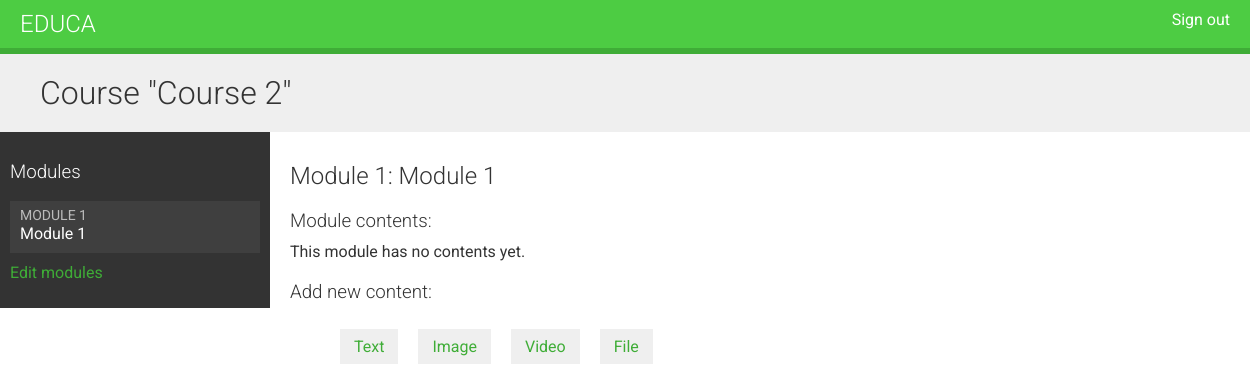
The page /course/module/5/ (signed in) on the database as committed earlier.
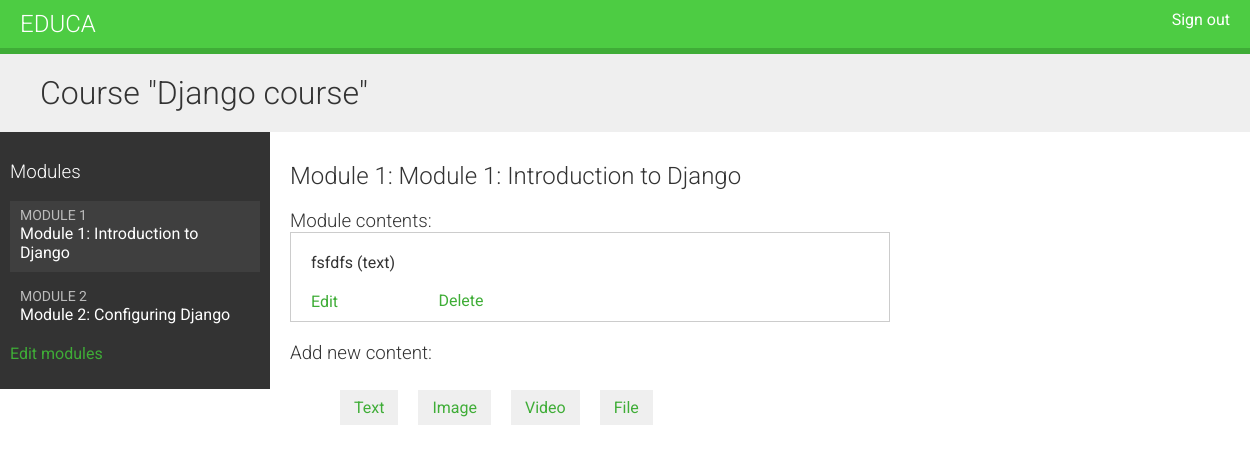
The same page on the database as committed later.
### courses/models.py (models this page shows, shortened)
class Course(models.Model):
    owner = models.ForeignKey(User,
                            related_name='courses_created',
                            on_delete=models.CASCADE)
    subject = models.ForeignKey(Subject,
                                related_name='courses',
                                on_delete=models.CASCADE)
    title = models.CharField(max_length=200)
    slug = models.SlugField(max_length=200, unique=True)
    overview = models.TextField()
    created = models.DateTimeField(auto_now_add=True)
    class Meta:
        ordering = ['-created']

class Module(models.Model):
    course = models.ForeignKey(Course,
                            related_name='modules',
                            on_delete=models.CASCADE)
    title = models.CharField(max_length=200)
    description = models.TextField(blank=True)
    order = OrderField(blank=True, for_fields=['course'])
    class Meta:
        ordering = ['order']

class Content(models.Model):
    module = models.ForeignKey(Module,
                                related_name='contents',
                                on_delete=models.CASCADE)
    content_type = models.ForeignKey(ContentType,
                                    on_delete=models.CASCADE,
                                    limit_choices_to={'model__in':(
                                        'text',
                                        'video',
                                        'image',
                                        'file')})
    object_id = models.PositiveBigIntegerField()
    item = GenericForeignKey('content_type', 'object_id')
    order = OrderField(blank=True, for_fields=['module'])
    class Meta:
        ordering = ['order']

class ItemBase(models.Model):
    owner = models.ForeignKey(User,
                            related_name='%(class)s_related',
                            on_delete=models.CASCADE)
    title = models.CharField(max_length=250)
    created = models.DateTimeField(auto_now_add=True)
    updated = models.DateTimeField(auto_now=True)
    class Meta:
        abstract = True
    def __str__(self):
        return self.title

class Text(ItemBase):
    content = models.TextField()

### courses/views.py (the view)
class ModuleContentListView(TemplateResponseMixin, View):
    template_name = 'courses/manage/module/content_list.html'
    def get(self, request, module_id):
        module = get_object_or_404(Module,
                                   id=module_id,
                                   course__owner=request.user)
        return self.render_to_response({'module': module})

### courses/templatetags/course.py (called while the page is built)
@register.filter
def model_name(obj):
    try:
        return obj._meta.model_name
    except AttributeError:
        return None

### courses/templates/courses/manage/module/content_list.html (shortened to what this page needs)
{% extends "base.html" %}
{% load course %}
{% block content %}
{% with course=module.course %}
  <h1>Course "{{ course.title }}"</h1>
  <div class="contents">
    <h3>Modules</h3>
    <ul id="modules">
      {% for m in course.modules.all %}
        <li data-id="{{ m.id }}" {% if m == module %} class="selected"{% endif %}>
          <a href="{% url "module_content_list" m.id %}">
            <span>
              Module <span class="order">{{ m.order|add:1 }}</span>
            </span>
            <br>
            {{ m.title }}
          </a>
        </li>
      {% empty %}
        <li>No modules yet.</li>
      {% endfor %}
    </ul>
    <p><a href="{% url "course_module_update" course.id %}">
      Edit modules</a></p>
  </div>
  <div class="module">
    <h2>Module {{ module.order|add:1 }}: {{ module.title }}</h2>
    <h3>Module contents:</h3>
    <div id="module-contents">
      {% for content in module.contents.all %}
        <div data-id="{{ content.id }}">
          {% with item=content.item %}
            <p>{{ item }} ({{ item|model_name }})</p>
            <a href="{% url "module_content_update" module.id item|model_name item.id %}">
                Edit
            </a>
              <form action="{% url "module_content_delete" content.id %}" method="post">
              <input type="submit" value="Delete">
            </form>
          {% endwith %}
        </div>
      {% empty %}
        <p>This module has no contents yet.</p>
      {% endfor %}
    </div>
    <h3>Add new content:</h3>
    <ul class="content-types">
      <li>
        <a href="{% url "module_content_create" module.id "text" %}">
          Text
        </a>
      </li>
    <li>
      <a href="{% url "module_content_create" module.id "image" %}">
        Image
      </a>
    </li>
    <li>
      <a href="{% url "module_content_create" module.id "video" %}">
        Video
      </a>
    </li>
    <li>
      <a href="{% url "module_content_create" module.id "file" %}">
        File
      </a>
    </li>
    </ul>
  </div>
{% endwith %}
{% endblock %}

### courses/templates/base.html (shortened to what this page needs)
{% load static %}
<!DOCTYPE html>
<html>
<head>
<link href="{% static "css/base.css" %}" rel="stylesheet">
</head>
  <body>
    <div id="header">
    <a href="/" class="logo">Educa</a>
    <ul class="menu">
    {% if request.user.is_authenticated %}
    <li><a href="{% url "logout" %}">Sign out</a></li>
    {% else %}
    <li><a href="{% url "login" %}">Sign in</a></li>
    {% endif %}
    </ul>
    </div>
    <div id="content">
    {% block content %}
    {% endblock %}
    </div>
  </body>
</html>

### courses/static/css/base.css (style rules this page uses)
body { margin:0; font-family:'Roboto', sans-serif; font-weight:400; color:#333; }
a { color:#3fad37; text-decoration:none; }
ul { float:left; }
h1, h2, h3, h4, h5, h6 { font-family:'Roboto', sans-serif; font-weight:300; }
h1 { background:#efefef; width:100%; overflow:auto; padding:20px 0 20px 40px; margin:0; }
.module { padding:10px 20px; float:left; width:600px; }
.module h3 { margin:20px 0 0; padding:0; width:100%; }
.module p { margin:10px 0 20px; width:100%; float:left; }
#header { background:#4dcc43; overflow:auto; padding:10px 20px; border-bottom:6px solid #3fad37; }
#header .logo { text-decoration:none; font-family:'Roboto', sans-serif; font-weight:300; text-transform:uppercase; font-size:24px; color:#fff; float:left; }
#header a { color:#fff; }
#header .menu { list-style:none; float:right; margin:0; padding:0; }
.contents { width:20%; padding:10px; float:left; background:#333; color: #fff; font-family:'Roboto', sans-serif; }
.contents ul { list-style:none; margin:0; padding:0; width:100%; }
.contents ul li { margin:0 0 10px 0; padding:4px 10px 10px; overflow:auto; cursor:move; }
.contents ul li.selected { background:#3f3f3f; }
.contents ul span { text-transform:uppercase; color:#bbb; font-size:14px; }
.contents ul a { display:block; color:#fff; text-decoration:none; }
ul.content-types li { list-style:none; float:left; margin:10px; background:#efefef; padding:8px 14px; }
input, select, textarea { border:1px solid #ccc; border-bottom:3px solid #ccc; padding:8px 12px; font-size:16px; font-family:'Roboto', sans-serif; float:left; clear:both; width:300px; }
input[type=submit], a.button { border-radius:5px; background:#4dcc43; color:#fff; font-size:16px; text-transform:uppercase; border:none; padding:10px 20px; margin:20px 0; }
#module-contents div { padding:10px 20px; border:1px solid #ccc; background:#fff }
#module-contents form { margin:0; padding:0; }
#module-contents input[type=submit] { color:#3fad37; background:none; margin:-20px 0 0; padding:0; float:left; text-transform:none; }

Rows that differ between the two databases and show on the page:
changed Course: title "Course 2" → "Django course"
changed Module: title "Module 1" → "Module 1: Introduction to Django"
added Module: order|add "2", title "Module 2: Configuring Django"
added Content: item "fsfdfs", item|model_name "text"
Other text that changed with them:
text no longer shown: "This module has no contents yet."
